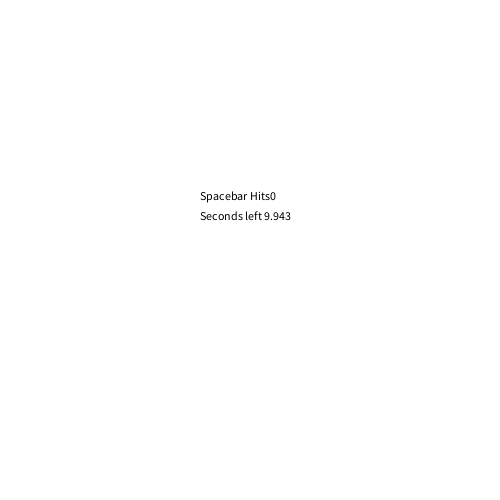
Frame 1 (no input)
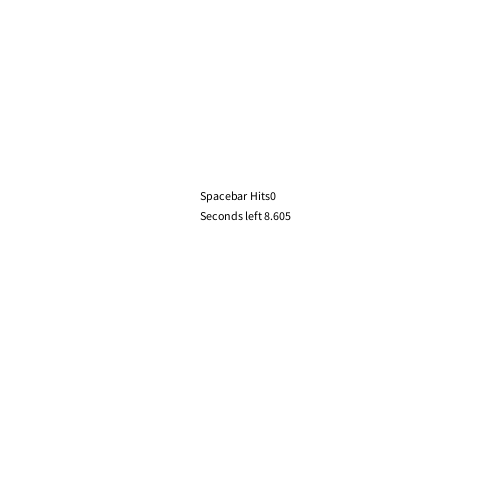
Frame 60 (the mouse pressed at the canvas centre just before this capture)
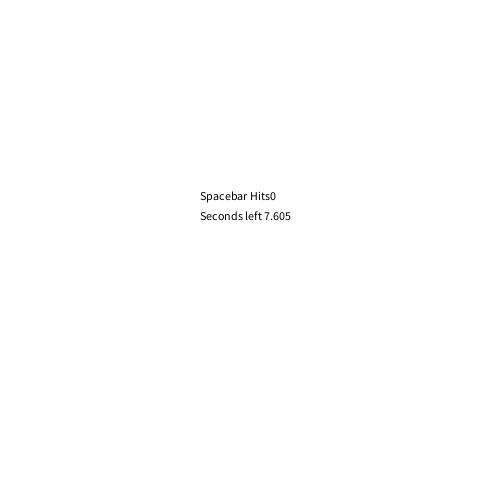
Frame 120 (the mouse held since frame 60 and released just before this capture)

The Processing sketch that drew these frames (run headless with seeded random() and noise(); from frame 60 on, the mouse is pressed at the canvas centre):

// Processing sketch: h12_4
// ── h12_4.pde
int seconden;
int leftAmount;
int millisLeft;            
int aantalSpaties = 0;
boolean racing = true;

void setup(){
  size (500,500);
}

void draw(){
  background(255,255,255);
  
  seconden = millis()/1000;
  leftAmount = 9 - seconden;
  millisLeft = 1000 - (millis()%1000);
  
  if(!racing){
    leftAmount = 0;
    millisLeft = 0;
  }
  
  if(seconden >= 10){
    racing = false;
  }
  
  fill(0,0,0);
  text("Spacebar Hits" + aantalSpaties, 200,200);
  text("Seconds left " + leftAmount + "." + nf(millisLeft, 3), 200,220);
}

void keyReleased(){
  if(keyCode == 32 && racing){
    aantalSpaties++;
  }
}
